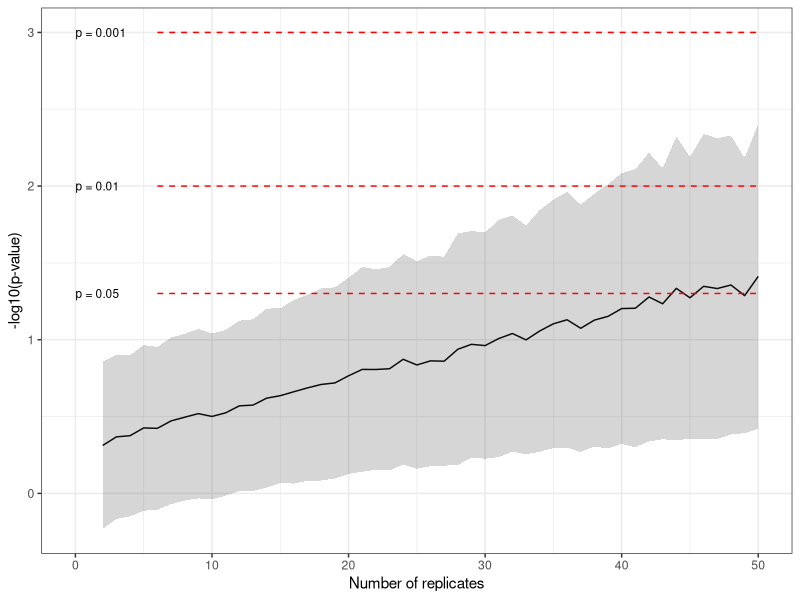

R code for this plot:
library(ggplot2)

ctrl.mean <- 1
ctrl.sd <- 0.1
treated.mean <- 1.1
treated.sd <- 0.22

# Function that repeats t-test a number of times (rpt) with given sample size, means and sds.
# Returns a list of p-values from the test

tsim <- function(rpt, n, mean1, sd1, mean2, sd2) {
  x <- 0
  ppool <- NULL
  while (x <= rpt) {
    ppool <- c(ppool, t.test(rnorm(n,mean1,sd1), y = rnorm(n,mean2,sd2))$p.value)
    x <- x + 1
  }
  return(ppool)
}

# Iterate through sample sizes and run the tsim function
# Returns data frame with list of mean p-values at a given sample size

i <- 2
num <- 50
res <- NULL

while (i <= num) {
  sim <- tsim(1000, i, ctrl.mean, ctrl.sd, treated.mean, treated.sd)
  res <- rbind(res, cbind(i, mean(sim), sd(sim)))
  i <- i + 1
}

res <- as.data.frame(res)

# Plot the result

ggplot(res, aes(x=i, y=-log10(V2))) +
  geom_line() +
  geom_ribbon(aes(ymin=-log10(V2)-log10(V3), ymax=-log10(V2)+log10(V3)), alpha = 0.2) +
  annotate("segment", x = 6, xend = num, y = -log10(0.05), yend = -log10(0.05), colour = "red", linetype = "dashed") +
  annotate("text",  x = 0, y=-log10(0.05), label= "p = 0.05", hjust=0, size=3) +
  annotate("segment", x = 6, xend = num, y = -log10(0.01), yend = -log10(0.01), colour = "red", linetype = "dashed") +
  annotate("text",  x = 0, y=-log10(0.01), label= "p = 0.01", hjust=0, size=3) +
  annotate("segment", x = 6, xend = num, y = -log10(0.001), yend = -log10(0.001), colour = "red", linetype = "dashed") +
  annotate("text",  x = 0, y=-log10(0.001), label= "p = 0.001", hjust=0, size=3) +
  xlab("Number of replicates") +
  ylab("-log10(p-value)") +
  theme_bw()